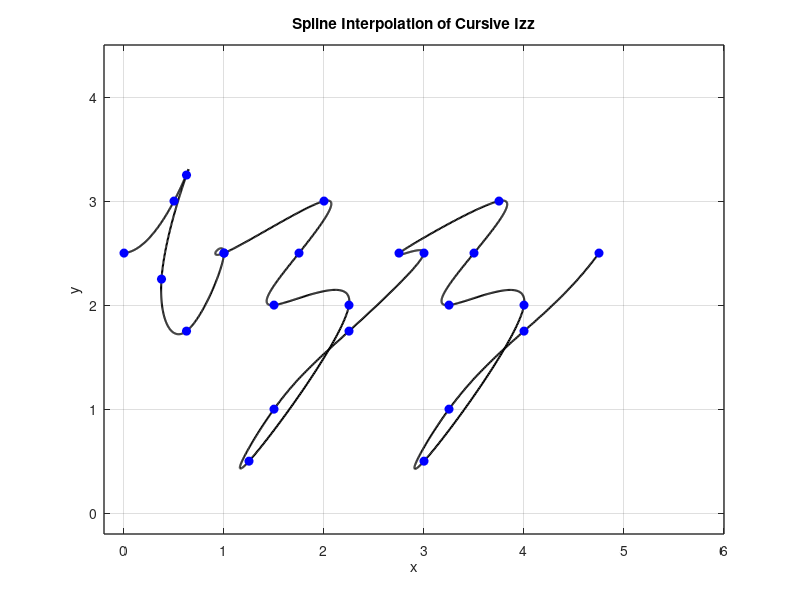

Here is the MATLAB script that generated this plot:
%% izz
% letter i 
% Define data points for x and y coordinates
x1 = [2.75 3.25 3.375 3.125 3.375 3.75];
y1 = [2.5 3 3.25 2.25 1.75 2.5];
dot_x = 3.375;
dot_y = 3.625;

% Define the amount of shift to the right (offset)
x_shift1 = -2.75;

% Apply the offset to x coordinates (horizontal) 
x1 = x1 + x_shift1;

% letter z
% Define data points for x and y coordinates
x2 = [0.25 1.25 1 0.75 1.5 0.5 0.75 1.5 2.25];
y2 = [2.5 3 2.5 2 2 0.5 1 1.75 2.5];

% Define the amount of shift to the right (offset)
x_shift2 = 0.75;

% Apply the offset to x coordinates (horizontal) 
x2 = x2 + x_shift2;

% letter z(2)
% Define data points for x and y coordinates
x3 = [0.25 1.25 1 0.75 1.5 0.5 0.75 1.5 2.25];
y3 = [2.5 3 2.5 2 2 0.5 1 1.75 2.5];

% Define the amount of shift to the right (offset)
x_shift3 = 2.5;

% Apply the offset to x coordinates (horizontal) 
x3 = x3 + x_shift3;

% Concatenate data points
x = [x1 x2 x3];
y = [y1 y2 y3];

n = length(x);
t = 0:n-1; % Parametric coordinate t
tt = 0:0.01:n-1; % More dense coordinate tt for spline interpolation

% Compute spline interpolation
xx = spline(t, x, tt);
yy = spline(t, y, tt);

% Plot settings
figure(1)
plot(xx, yy, 'k', 'LineWidth', 1.5) % plot spline
hold on
plot(x, y, 'bo', 'MarkerFaceColor', 'b') % plot data points
axis([-0.2 6 -0.2 4.5])
grid on
title('Spline Interpolation of Cursive Izz')
xlabel('x')
ylabel('y')
set(gca, 'FontSize', 10, 'LineWidth', 1)
grid on

%% qil

